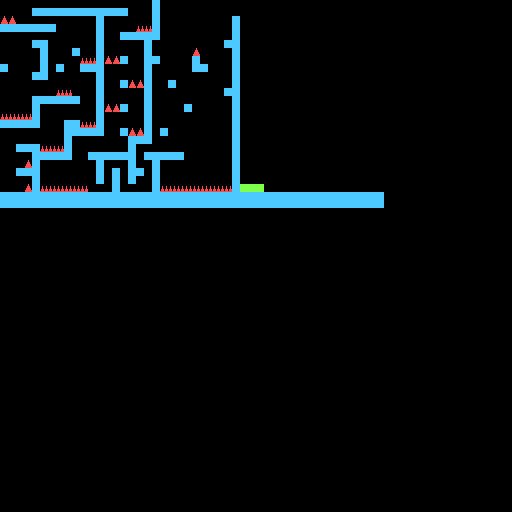

Rendered tile map (Tiled .tmx) drawn with the repository's tilesets; below, a short description and the map source with its tile grids summarised:
An orthogonal 64x64 tile map with 8x8 px tiles, 3 tile layers (back, mid, front) and 63 objects (16x spike).

<map version="1.10" tiledversion="1.11.0" orientation="orthogonal" renderorder="right-down" width="64" height="64" tilewidth="8" tileheight="8" infinite="0" nextlayerid="6" nextobjectid="131">
 <editorsettings>
  <export target="debug map.lua" format="lua" />
 </editorsettings>
 <tileset firstgid="1" name="tileset provisional" tilewidth="8" tileheight="8" tilecount="144" columns="12">
  <image source="../graphics/tileset provisional.png" width="96" height="96" />
 </tileset>
 <layer id="1" name="back" width="64" height="64">
  <data>[4096 cells, 0 non-empty, 0 distinct tile ids]</data>
 </layer>
 <layer id="2" name="mid" width="64" height="64">
  <data>[4096 cells, 308 non-empty, 4 distinct tile ids]</data>
 </layer>
 <layer id="3" name="front" width="64" height="64">
  <data>[4096 cells, 0 non-empty, 0 distinct tile ids]</data>
 </layer>
 <objectgroup color="#62a0ea" id="4" name="object">
  <properties>
   <property name="collidable" type="bool" value="true" />
  </properties>
  <object id="8" x="0" y="192" width="384" height="16">
   <properties>
    <property name="base" value="ground" />
    <property name="collidable" type="bool" value="true" />
   </properties>
  </object>
  <object id="24" x="-8" y="0" width="8" height="200">
   <properties>
    <property name="collidable" type="bool" value="true" />
   </properties>
  </object>
  <object id="42" x="264" y="0" width="8" height="184">
   <properties>
    <property name="collidable" type="bool" value="true" />
   </properties>
  </object>
  <object id="71" x="16" y="168" width="24" height="8" />
  <object id="72" x="16" y="144" width="24" height="8" />
  <object id="74" x="40" y="152" width="32" height="8" />
  <object id="75" x="32" y="152" width="8" height="40" />
  <object id="76" x="96" y="160" width="8" height="24" />
  <object id="77" x="112" y="168" width="8" height="24" />
  <object id="78" x="128" y="136" width="8" height="48" />
  <object id="79" x="136" y="168" width="8" height="8" />
  <object id="80" x="88" y="152" width="40" height="8" />
  <object id="81" x="120" y="128" width="8" height="8" />
  <object id="82" x="120" y="104" width="8" height="8" />
  <object id="83" x="120" y="80" width="8" height="8" />
  <object id="84" x="120" y="56" width="8" height="8" />
  <object id="85" x="120" y="32" width="40" height="8" />
  <object id="86" x="152" y="0" width="8" height="32" />
  <object id="87" x="32" y="8" width="96" height="8" />
  <object id="88" x="0" y="24" width="56" height="8" />
  <object id="89" x="0" y="64" width="8" height="8" />
  <object id="90" x="32" y="72" width="16" height="8" />
  <object id="91" x="32" y="40" width="16" height="8" />
  <object id="92" x="40" y="48" width="8" height="24" />
  <object id="93" x="0" y="120" width="40" height="8" />
  <object id="94" x="32" y="104" width="8" height="16" />
  <object id="95" x="32" y="96" width="48" height="8" />
  <object id="96" x="64" y="120" width="16" height="8" />
  <object id="97" x="64" y="128" width="8" height="24" />
  <object id="98" x="72" y="128" width="24" height="8" />
  <object id="99" x="96" y="16" width="8" height="120" />
  <object id="100" x="80" y="64" width="16" height="8" />
  <object id="101" x="72" y="48" width="8" height="8" />
  <object id="102" x="56" y="64" width="8" height="8" />
  <object id="103" x="144" y="152" width="40" height="8" />
  <object id="104" x="152" y="160" width="8" height="32" />
  <object id="105" x="136" y="136" width="16" height="8" />
  <object id="106" x="144" y="40" width="8" height="96" />
  <object id="107" x="152" y="56" width="8" height="8" />
  <object id="108" x="168" y="80" width="8" height="8" />
  <object id="109" x="184" y="104" width="8" height="8" />
  <object id="110" x="160" y="128" width="8" height="8" />
  <object id="111" x="192" y="56" width="8" height="8" />
  <object id="112" x="192" y="64" width="16" height="8" />
  <object id="113" x="224" y="40" width="8" height="8" />
  <object id="114" x="224" y="88" width="8" height="8" />
  <object id="115" x="232" y="16" width="8" height="176" />
 </objectgroup>
 <objectgroup color="#ed333b" id="5" name="spike" class="spike">
  <object id="64" type="spike" x="2" y="20" width="12" height="4">
   <properties>
    <property name="base" value="spike" />
    <property name="collidable" type="bool" value="true" />
   </properties>
  </object>
  <object id="116" type="spike" x="82" y="60" width="12" height="4">
   <properties>
    <property name="base" value="spike" />
    <property name="collidable" type="bool" value="true" />
   </properties>
  </object>
  <object id="119" type="spike" x="130" y="84" width="12" height="4">
   <properties>
    <property name="base" value="spike" />
    <property name="collidable" type="bool" value="true" />
   </properties>
  </object>
  <object id="120" type="spike" x="130" y="132" width="12" height="4">
   <properties>
    <property name="base" value="spike" />
    <property name="collidable" type="bool" value="true" />
   </properties>
  </object>
  <object id="130" type="spike" x="162" y="188" width="68" height="4">
   <properties>
    <property name="base" value="spike" />
    <property name="collidable" type="bool" value="true" />
   </properties>
  </object>
  <object id="122" type="spike" x="82" y="124" width="12" height="4">
   <properties>
    <property name="base" value="spike" />
    <property name="collidable" type="bool" value="true" />
   </properties>
  </object>
  <object id="128" type="spike" x="42" y="188" width="44" height="4">
   <properties>
    <property name="base" value="spike" />
    <property name="collidable" type="bool" value="true" />
   </properties>
  </object>
  <object id="124" type="spike" x="2" y="116" width="28" height="4">
   <properties>
    <property name="base" value="spike" />
    <property name="collidable" type="bool" value="true" />
   </properties>
  </object>
  <object id="127" type="spike" x="42" y="148" width="20" height="4">
   <properties>
    <property name="base" value="spike" />
    <property name="collidable" type="bool" value="true" />
   </properties>
  </object>
  <object id="125" type="spike" x="26" y="164" width="4" height="4">
   <properties>
    <property name="base" value="spike" />
    <property name="collidable" type="bool" value="true" />
   </properties>
  </object>
  <object id="129" type="spike" x="194" y="52" width="4" height="4">
   <properties>
    <property name="base" value="spike" />
    <property name="collidable" type="bool" value="true" />
   </properties>
  </object>
  <object id="126" type="spike" x="26" y="188" width="4" height="4">
   <properties>
    <property name="base" value="spike" />
    <property name="collidable" type="bool" value="true" />
   </properties>
  </object>
  <object id="117" type="spike" x="106" y="60" width="12" height="4">
   <properties>
    <property name="base" value="spike" />
    <property name="collidable" type="bool" value="true" />
   </properties>
  </object>
  <object id="121" type="spike" x="106" y="108" width="12" height="4">
   <properties>
    <property name="base" value="spike" />
    <property name="collidable" type="bool" value="true" />
   </properties>
  </object>
  <object id="123" type="spike" x="58" y="92" width="12" height="4">
   <properties>
    <property name="base" value="spike" />
    <property name="collidable" type="bool" value="true" />
   </properties>
  </object>
  <object id="118" type="spike" x="138" y="28" width="12" height="4">
   <properties>
    <property name="base" value="spike" />
    <property name="collidable" type="bool" value="true" />
   </properties>
  </object>
 </objectgroup>
</map>
